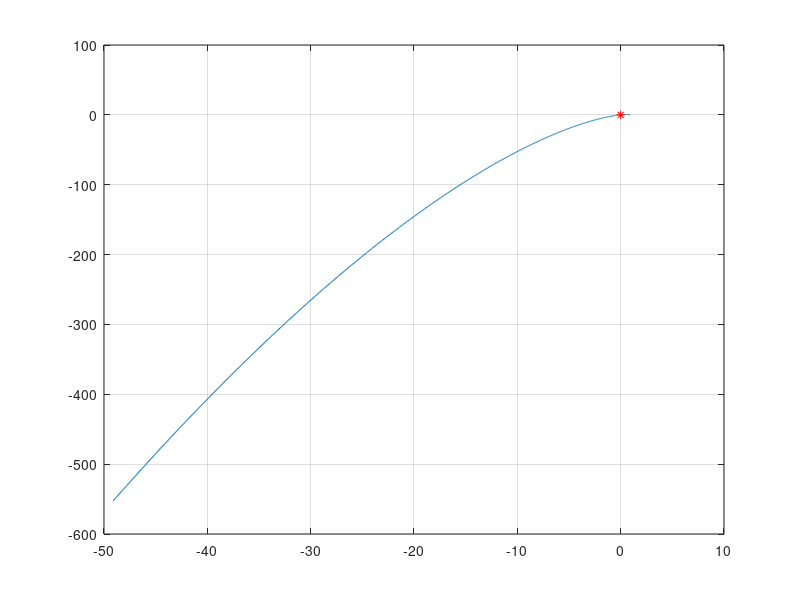
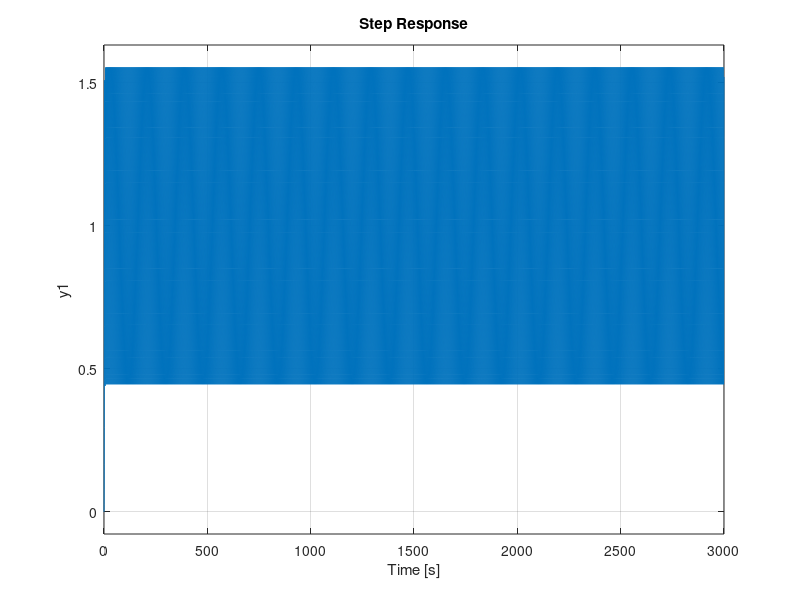
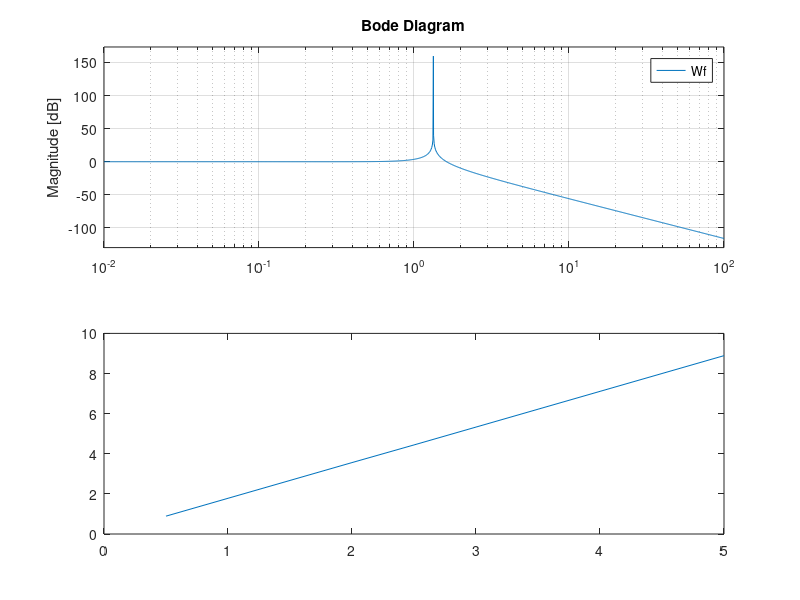

MATLAB code for these plots, in order:
K = 0.8888889;              % (передаточный коэффициент) 
T1 = 0.75;                  % (по варианту, если нужно)
T2 = 0.5;                   % (по варианту)
W1=tf(1,[1 0]);             % (для интегрирующего звена)
W2=tf(1,[T1*T1 T2 1]);      % (для 2-x колебательного звена)
W=K*W1*W2;                  % (для разомкнутой системы)
Wf=feedback(W,1);           % (для замкнутой системы)
[num,den]=tfdata(Wf,'v');   % (числитель и знаменатель ПФ)x
omega=0:0.01:10 ;           % (диапазон и шаг частот)
G=freqs(den,1,omega) ;      % (расчет годографа)
u=real(G);                  % (вещественная часть годографа)
v=imag(G);                  % (мнимая часть годографа)

figure(1);                  % (график строится в 1-м окне)
plot(u,v,0,0,'r*');         % (график годографа, в т.(0,0) красная *)
grid on;                    % (координатная сетка)
figure(2);                  % (график строится в 2-м окне)
step(Wf);                   % (переходная функция) 
grid on;                    % (координатная сетка)     
figure(3);                  % (график строится в 3-м окне)
bode(Wf);                   % (ЛАХ)  
grid on ;                   % (координатная сетка)     

T2=[0.5 1 1.5 2 2.5 3 3.5 4 4.5 5];
K=[0.89 1.78 2.67 3.56 4.44 5.33 6.22 7.11 8 8.89];  % (десять полученных значений)
plot(T2,K);
